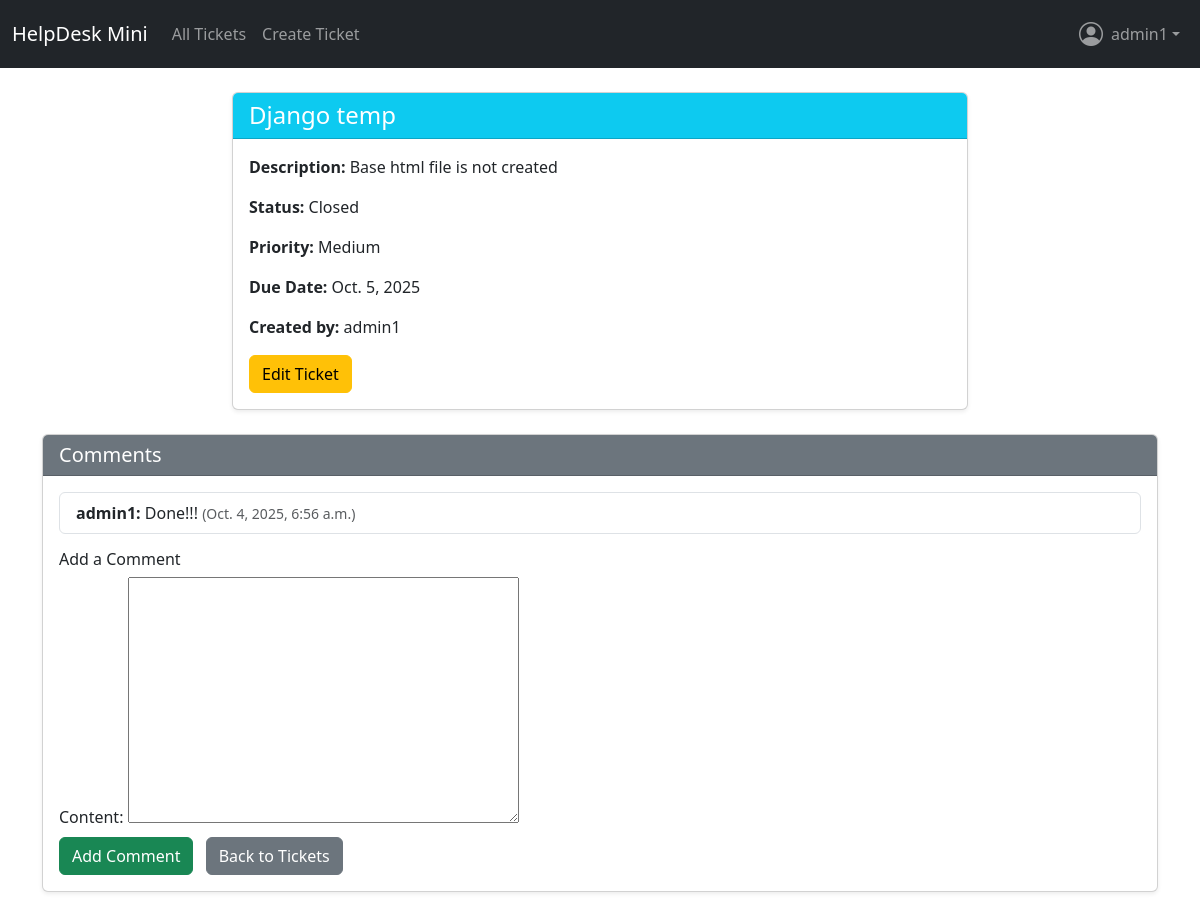
Screenshot of /ticket/1/ (signed in) with the database file from the repository.
### tickets/models.py (models this page shows, shortened)
class Ticket(models.Model):
    PRIORITY_CHOICES = [
        ('Low', 'Low'),
        ('Medium', 'Medium'),
        ('High', 'High'),
        ('Critical', 'Critical'),
    ]
    STATUS_CHOICES = [
    ('Open', 'Open'),
    ('In Progress', 'In Progress'),
    ('Resolved', 'Resolved'),
    ('Closed', 'Closed'),
]
    status = models.CharField(max_length=20, choices=STATUS_CHOICES, default='Open')
    user = models.ForeignKey(User, on_delete=models.CASCADE)
    title = models.CharField(max_length=200)
    description = models.TextField()
    priority = models.CharField(max_length=10, choices=PRIORITY_CHOICES, default='Medium')
    due_date = models.DateField(null=True, blank=True)
    created_at = models.DateTimeField(auto_now_add=True)

class Comment(models.Model):
    ticket = models.ForeignKey(Ticket, related_name='comments', on_delete=models.CASCADE)
    user = models.ForeignKey(User, on_delete=models.CASCADE)
    content = models.TextField()
    created_at = models.DateTimeField(auto_now_add=True)

### tickets/views.py (the view, shortened to what this page needs)
# urls.py: path('ticket/<int:pk>/', views.ticket_detail, name='ticket_detail'),
@login_required
def ticket_detail(request, pk):
    ticket = get_object_or_404(Ticket, pk=pk)
    if not (ticket.user == request.user or request.user.is_staff):
        return render(request, 'tickets/ticket_detail.html', {'ticket': ticket, 'can_edit': False})
    comments = ticket.comments.all().order_by('created_at')
    if request.method == 'POST':
        form = CommentForm(request.POST)
        if form.is_valid():
            comment = form.save(commit=False)
            comment.ticket = ticket
            comment.user = request.user
            comment.save()
            return redirect('ticket_detail', pk=ticket.pk)
    else:
        form = CommentForm()
    return render(request, 'tickets/ticket_detail.html', {
        'ticket': ticket,
        'comments': comments,
        'form': form,
        'today': date.today()
    })

### tickets/forms.py
class CommentForm(forms.ModelForm):
    class Meta:
        model = Comment
        fields = ['content']

### tickets/templates/tickets/ticket_detail.html (shortened to what this page needs)
<!DOCTYPE html>
<html lang="en">
<head>
</head>
<body>
   {% extends "base.html" %}
{% block content %}
<div class="row justify-content-center">
  <div class="col-md-10 col-lg-8">
    <div class="card shadow-sm mb-4">
      <div class="card-header bg-info text-white">
        <h4 class="mb-0">{{ ticket.title }}</h4>
      </div>
      <div class="card-body">
        <p><strong>Description:</strong> {{ ticket.description }}</p>
        <p><strong>Status:</strong> {{ ticket.status }}</p>
        <p><strong>Priority:</strong> {{ ticket.priority }}</p>
        <p><strong>Due Date:</strong> {{ ticket.due_date }}</p>
        <p><strong>Created by:</strong> {{ ticket.user.username }}</p>
         {% if ticket.user == user or user.is_staff %}
          <div class="mt-3">
            <a href="{% url 'ticket_edit' ticket.pk %}" class="btn btn-warning">Edit Ticket</a>
          </div>
        {% endif %}
      </div>
    </div>
      </div>
    </div>
    <div class="card shadow-sm mb-4">
      <div class="card-header bg-secondary text-white">
        <h5 class="mb-0">Comments</h5>
      </div>
      <div class="card-body">
        <ul class="list-group mb-3">
          {% for comment in comments %}
            <li class="list-group-item">
              <strong>{{ comment.user.username }}:</strong> {{ comment.content }}
              <span class="text-muted small">({{ comment.created_at }})</span>
            </li>
          {% empty %}
            <li class="list-group-item text-muted">No comments yet.</li>
          {% endfor %}
        </ul>
        <h6>Add a Comment</h6>
        <form method="post">
          {% for field in form %}
            <div class="mb-2">
              {{ field.label_tag }}
              {{ field }}
            </div>
          {% endfor %}
          <button type="submit" class="btn btn-success">Add Comment</button>
          <a href="{% url 'ticket_list' %}" class="btn btn-secondary ms-2">Back to Tickets</a>
        </form>
      </div>
    </div>
  </div>
{% endblock %}

### tickets/templates/base.html (shortened to what this page needs)
<!DOCTYPE html>
<html>
<head>
    <link href="https://cdn.jsdelivr.net/npm/bootstrap@5.3.3/dist/css/bootstrap.min.css" rel="stylesheet">
    <link rel="stylesheet" href="https://cdn.jsdelivr.net/npm/bootstrap-icons@1.11.3/font/bootstrap-icons.css">
</head>
<body>
    {% if not request.path == '/accounts/login/' %}
    <nav class="navbar navbar-expand-lg navbar-dark bg-dark">
        <div class="container-fluid">
            <a class="navbar-brand" href="{% url 'ticket_list' %}">HelpDesk Mini</a>
            <div class="collapse navbar-collapse" id="navbarNav">
                <ul class="navbar-nav me-auto ">
                    <li class="nav-item">
                        <a class="nav-link" href="{% url 'ticket_list' %}">All Tickets</a>
                    </li>
                    <li class="nav-item">
                        <a class="nav-link" href="{% url 'ticket_create' %}">Create Ticket</a>
                    </li>
                </ul>
                <ul class="navbar-nav ms-auto">
                    {% if user.is_authenticated %}
                    <li class="nav-item dropdown">
                        <a class="nav-link dropdown-toggle d-flex align-items-center" href="#" id="profileDropdown"
                            role="button" data-bs-toggle="dropdown" aria-expanded="false">
                            <i class="bi bi-person-circle" style="font-size: 1.5rem;"></i>
                            <span class="ms-2">{{ user.username }}</span>
                        </a>
                    </li>
                    {% else %}
                    <li class="nav-item">
                        <a class="nav-link" href="{% url 'login' %}?next={{ request.path }}">Login</a>
                    </li>
                    {% endif %}
                </ul>
            </div>
        </div>
    </nav>
    {% endif %}
    <div class="container mt-4">
        {% block content %}{% endblock %}
</body>
</html>

### rows the page displays
Ticket: title "Django temp", description "Base html file is not created", status "Closed", priority "Medium", due_date "Oct. 5, 2025", user.username "admin1"
Comment: user.username "admin1", content "Done!!!", created_at "Oct. 4, 2025, 6:56 a.m."

### other values shown
{{ user.username }} "admin1"
{{ field.label_tag }} "Content:"
